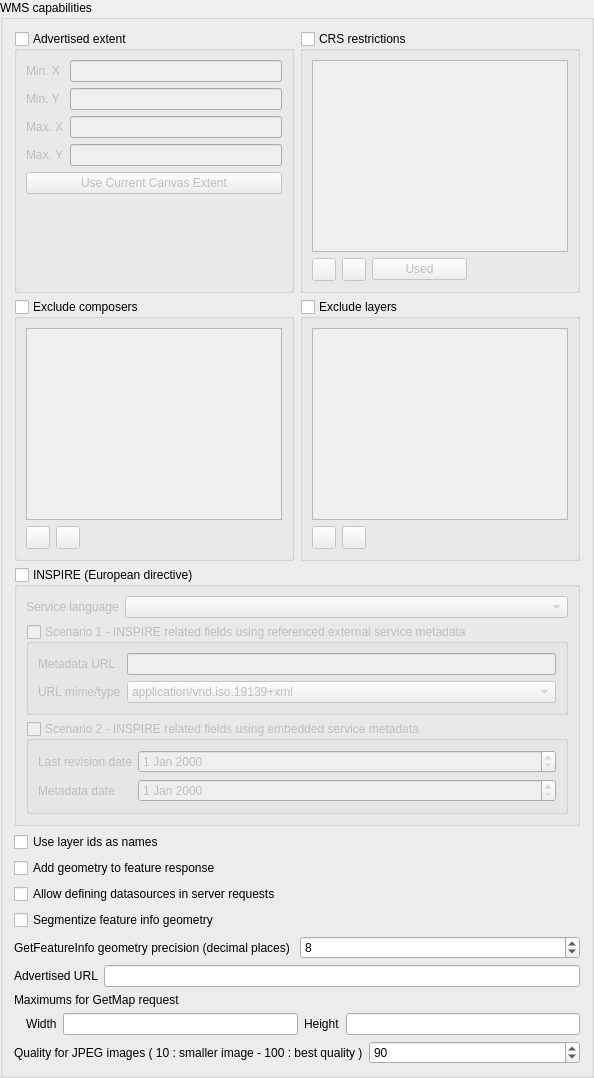
                <widget class="QgsCollapsibleGroupBox" name="grpWMSCapabilities">
                 <property name="title">
                  <string>WMS capabilities</string>
                 </property>
                 <property name="syncGroup" stdset="0">
                  <string notr="true">projowsserver</string>
                 </property>
                 <layout class="QGridLayout" name="gridLayout_13">
                  <item row="1" column="0">
                   <widget class="QgsCollapsibleGroupBox" name="grpWMSExt">
                    <property name="title">
                     <string>Advertised extent</string>
                    </property>
                    <property name="checkable">
                     <bool>true</bool>
                    </property>
                    <property name="checked">
                     <bool>false</bool>
                    </property>
                    <property name="collapsed" stdset="0">
                     <bool>false</bool>
                    </property>
                    <property name="saveCollapsedState" stdset="0">
                     <bool>true</bool>
                    </property>
                    <layout class="QGridLayout" name="gridLayout_4">
                     <item row="0" column="0">
                      <widget class="QLabel" name="label_16">
                       <property name="text">
                        <string>Min. X</string>
                       </property>
                       <property name="buddy">
                        <cstring>mWMSExtMinX</cstring>
                       </property>
                      </widget>
                     </item>
                     <item row="0" column="1">
                      <widget class="QLineEdit" name="mWMSExtMinX">
                       <property name="text">
                        <string/>
                       </property>
                      </widget>
                     </item>
                     <item row="1" column="0">
                      <widget class="QLabel" name="label_17">
                       <property name="text">
                        <string>Min. Y</string>
                       </property>
                       <property name="buddy">
                        <cstring>mWMSExtMinY</cstring>
                       </property>
                      </widget>
                     </item>
                     <item row="1" column="1">
                      <widget class="QLineEdit" name="mWMSExtMinY">
                       <property name="text">
                        <string/>
                       </property>
                      </widget>
                     </item>
                     <item row="2" column="0">
                      <widget class="QLabel" name="label_18">
                       <property name="text">
                        <string>Max. X</string>
                       </property>
                       <property name="buddy">
                        <cstring>mWMSExtMaxX</cstring>
                       </property>
                      </widget>
                     </item>
                     <item row="2" column="1">
                      <widget class="QLineEdit" name="mWMSExtMaxX">
                       <property name="text">
                        <string/>
                       </property>
                      </widget>
                     </item>
                     <item row="3" column="0">
                      <widget class="QLabel" name="label_19">
                       <property name="text">
                        <string>Max. Y</string>
                       </property>
                       <property name="buddy">
                        <cstring>mWMSExtMaxY</cstring>
                       </property>
                      </widget>
                     </item>
                     <item row="3" column="1">
                      <widget class="QLineEdit" name="mWMSExtMaxY">
                       <property name="text">
                        <string/>
                       </property>
                      </widget>
                     </item>
                     <item row="4" column="0" colspan="2">
                      <widget class="QPushButton" name="pbnWMSExtCanvas">
                       <property name="text">
                        <string>Use Current Canvas Extent</string>
                       </property>
                      </widget>
                     </item>
                     <item row="5" column="0" colspan="2">
                      <spacer name="verticalSpacer_3">
                       <property name="orientation">
                        <enum>Qt::Vertical</enum>
                       </property>
                       <property name="sizeHint" stdset="0">
                        <size>
                         <width>20</width>
                         <height>40</height>
                        </size>
                       </property>
                      </spacer>
                     </item>
                    </layout>
                   </widget>
                  </item>
                  <item row="2" column="0">
                   <widget class="QgsCollapsibleGroupBox" name="mWMSComposerGroupBox">
                    <property name="title">
                     <string>Exclude composers</string>
                    </property>
                    <property name="checkable">
                     <bool>true</bool>
                    </property>
                    <property name="checked">
                     <bool>false</bool>
                    </property>
                    <property name="collapsed" stdset="0">
                     <bool>false</bool>
                    </property>
                    <property name="saveCollapsedState" stdset="0">
                     <bool>true</bool>
                    </property>
                    <layout class="QGridLayout" name="gridLayout_10">
                     <item row="0" column="0" colspan="3">
                      <widget class="QListWidget" name="mComposerListWidget"/>
                     </item>
                     <item row="1" column="0">
                      <widget class="QToolButton" name="mAddWMSComposerButton">
                       <property name="text">
                        <string/>
                       </property>
                       <property name="icon">
                        <iconset resource="../../images/images.qrc">
                         <normaloff>:/images/themes/default/symbologyAdd.svg</normaloff>:/images/themes/default/symbologyAdd.svg</iconset>
                       </property>
                      </widget>
                     </item>
                     <item row="1" column="1">
                      <widget class="QToolButton" name="mRemoveWMSComposerButton">
                       <property name="text">
                        <string/>
                       </property>
                       <property name="icon">
                        <iconset resource="../../images/images.qrc">
                         <normaloff>:/images/themes/default/symbologyRemove.svg</normaloff>:/images/themes/default/symbologyRemove.svg</iconset>
                       </property>
                      </widget>
                     </item>
                     <item row="1" column="2">
                      <spacer name="horizontalSpacer_2">
                       <property name="orientation">
                        <enum>Qt::Horizontal</enum>
                       </property>
                       <property name="sizeHint" stdset="0">
                        <size>
                         <width>0</width>
                         <height>20</height>
                        </size>
                       </property>
                      </spacer>
                     </item>
                    </layout>
                   </widget>
                  </item>
                  <item row="2" column="1">
                   <widget class="QgsCollapsibleGroupBox" name="mLayerRestrictionsGroupBox">
                    <property name="title">
                     <string>Exclude layers</string>
                    </property>
                    <property name="checkable">
                     <bool>true</bool>
                    </property>
                    <property name="checked">
                     <bool>false</bool>
                    </property>
                    <property name="collapsed" stdset="0">
                     <bool>false</bool>
                    </property>
                    <property name="saveCollapsedState" stdset="0">
                     <bool>true</bool>
                    </property>
                    <layout class="QGridLayout" name="gridLayout">
                     <item row="0" column="0" colspan="3">
                      <widget class="QListWidget" name="mLayerRestrictionsListWidget"/>
                     </item>
                     <item row="1" column="0">
                      <widget class="QToolButton" name="mAddLayerRestrictionButton">
                       <property name="text">
                        <string/>
                       </property>
                       <property name="icon">
                        <iconset resource="../../images/images.qrc">
                         <normaloff>:/images/themes/default/symbologyAdd.svg</normaloff>:/images/themes/default/symbologyAdd.svg</iconset>
                       </property>
                      </widget>
                     </item>
                     <item row="1" column="1">
                      <widget class="QToolButton" name="mRemoveLayerRestrictionButton">
                       <property name="text">
                        <string/>
                       </property>
                       <property name="icon">
                        <iconset resource="../../images/images.qrc">
                         <normaloff>:/images/themes/default/symbologyRemove.svg</normaloff>:/images/themes/default/symbologyRemove.svg</iconset>
                       </property>
                      </widget>
                     </item>
                     <item row="1" column="2">
                      <spacer name="horizontalSpacer_3">
                       <property name="orientation">
                        <enum>Qt::Horizontal</enum>
                       </property>
                       <property name="sizeHint" stdset="0">
                        <size>
                         <width>0</width>
                         <height>20</height>
                        </size>
                       </property>
                      </spacer>
                     </item>
                    </layout>
                   </widget>
                  </item>
                  <item row="1" column="1">
                   <widget class="QgsCollapsibleGroupBox" name="grpWMSList">
                    <property name="title">
                     <string>CRS restrictions</string>
                    </property>
                    <property name="checkable">
                     <bool>true</bool>
                    </property>
                    <property name="checked">
                     <bool>false</bool>
                    </property>
                    <property name="collapsed" stdset="0">
                     <bool>false</bool>
                    </property>
                    <property name="saveCollapsedState" stdset="0">
                     <bool>true</bool>
                    </property>
                    <layout class="QGridLayout" name="gridLayout_5">
                     <item row="1" column="0">
                      <widget class="QToolButton" name="pbnWMSAddSRS">
                       <property name="icon">
                        <iconset resource="../../images/images.qrc">
                         <normaloff>:/images/themes/default/symbologyAdd.svg</normaloff>:/images/themes/default/symbologyAdd.svg</iconset>
                       </property>
                      </widget>
                     </item>
                     <item row="0" column="0" colspan="4">
                      <widget class="QListWidget" name="mWMSList"/>
                     </item>
                     <item row="1" column="2">
                      <widget class="QPushButton" name="pbnWMSSetUsedSRS">
                       <property name="text">
                        <string>Used</string>
                       </property>
                      </widget>
                     </item>
                     <item row="1" column="1">
                      <widget class="QToolButton" name="pbnWMSRemoveSRS">
                       <property name="icon">
                        <iconset resource="../../images/images.qrc">
                         <normaloff>:/images/themes/default/symbologyRemove.svg</normaloff>:/images/themes/default/symbologyRemove.svg</iconset>
                       </property>
                      </widget>
                     </item>
                    </layout>
                   </widget>
                  </item>
                  <item row="5" column="0">
                   <widget class="QCheckBox" name="mWmsUseLayerIDs">
                    <property name="text">
                     <string>Use layer ids as names</string>
                    </property>
                   </widget>
                  </item>
                  <item row="12" column="0" colspan="2">
                   <layout class="QHBoxLayout" name="horizontalLayout_10">
                    <item>
                     <widget class="QLabel" name="mWMSImageQualityLabel">
                      <property name="text">
                       <string>Quality for JPEG images ( 10 : smaller image - 100 : best quality )</string>
                      </property>
                     </widget>
                    </item>
                    <item>
                     <widget class="QSpinBox" name="mWMSImageQualitySpinBox">
                      <property name="minimum">
                       <number>10</number>
                      </property>
                      <property name="maximum">
                       <number>100</number>
                      </property>
                      <property name="singleStep">
                       <number>5</number>
                      </property>
                      <property name="value">
                       <number>90</number>
                      </property>
                     </widget>
                    </item>
                   </layout>
                  </item>
                  <item row="6" column="0">
                   <widget class="QCheckBox" name="mAddWktGeometryCheckBox">
                    <property name="text">
                     <string>Add geometry to feature response</string>
                    </property>
                   </widget>
                  </item>
                  <item row="11" column="0" colspan="2">
                   <layout class="QGridLayout" name="gridLayout_3">
                    <item row="1" column="1">
                     <widget class="QLabel" name="mMaxWidthLabel">
                      <property name="text">
                       <string>Width</string>
                      </property>
                     </widget>
                    </item>
                    <item row="1" column="0">
                     <spacer name="horizontalSpacer_6">
                      <property name="orientation">
                       <enum>Qt::Horizontal</enum>
                      </property>
                      <property name="sizeType">
                       <enum>QSizePolicy::Fixed</enum>
                      </property>
                      <property name="sizeHint" stdset="0">
                       <size>
                        <width>6</width>
                        <height>20</height>
                       </size>
                      </property>
                     </spacer>
                    </item>
                    <item row="1" column="4">
                     <widget class="QLineEdit" name="mMaxHeightLineEdit"/>
                    </item>
                    <item row="1" column="2">
                     <widget class="QLineEdit" name="mMaxWidthLineEdit"/>
                    </item>
                    <item row="1" column="3">
                     <widget class="QLabel" name="mMaxHeightLabel">
                      <property name="text">
                       <string>Height</string>
                      </property>
                     </widget>
                    </item>
                    <item row="0" column="0" colspan="5">
                     <widget class="QLabel" name="label_21">
                      <property name="text">
                       <string>Maximums for GetMap request</string>
                      </property>
                     </widget>
                    </item>
                   </layout>
                  </item>
                  <item row="9" column="0" colspan="2">
                   <layout class="QHBoxLayout" name="grpWMSPrecision">
                    <item>
                     <widget class="QLabel" name="label_5">
                      <property name="text">
                       <string>GetFeatureInfo geometry precision (decimal places)</string>
                      </property>
                     </widget>
                    </item>
                    <item>
                     <widget class="QSpinBox" name="mWMSPrecisionSpinBox">
                      <property name="minimum">
                       <number>1</number>
                      </property>
                      <property name="maximum">
                       <number>17</number>
                      </property>
                      <property name="value">
                       <number>8</number>
                      </property>
                     </widget>
                    </item>
                   </layout>
                  </item>
                  <item row="10" column="0" colspan="2">
                   <layout class="QHBoxLayout" name="horizontalLayout_2">
                    <item>
                     <widget class="QLabel" name="mWMSUrlLabel">
                      <property name="text">
                       <string>Advertised URL</string>
                      </property>
                     </widget>
                    </item>
                    <item>
                     <widget class="QLineEdit" name="mWMSUrlLineEdit"/>
                    </item>
                   </layout>
                  </item>
                  <item row="4" column="0" colspan="2">
                   <widget class="QgsCollapsibleGroupBox" name="mWMSInspire">
                    <property name="title">
                     <string>INSPIRE (European directive)</string>
                    </property>
                    <property name="checkable">
                     <bool>true</bool>
                    </property>
                    <property name="checked">
                     <bool>false</bool>
                    </property>
                    <layout class="QGridLayout" name="gridLayout_14">
                     <item row="0" column="1">
                      <widget class="QComboBox" name="mWMSInspireLanguage">
                       <property name="sizePolicy">
                        <sizepolicy hsizetype="Expanding" vsizetype="Fixed">
                         <horstretch>0</horstretch>
                         <verstretch>0</verstretch>
                        </sizepolicy>
                       </property>
                      </widget>
                     </item>
                     <item row="0" column="0">
                      <widget class="QLabel" name="label_7">
                       <property name="text">
                        <string>Service language</string>
                       </property>
                      </widget>
                     </item>
                     <item row="4" column="0" colspan="2">
                      <widget class="QGroupBox" name="mWMSInspireScenario2">
                       <property name="title">
                        <string>Scenario 2 - INSPIRE related fields using embedded service metadata</string>
                       </property>
                       <property name="checkable">
                        <bool>true</bool>
                       </property>
                       <property name="checked">
                        <bool>false</bool>
                       </property>
                       <layout class="QGridLayout" name="gridLayout_17">
                        <item row="0" column="1">
                         <widget class="QDateEdit" name="mWMSInspireTemporalReference">
                          <property name="sizePolicy">
                           <sizepolicy hsizetype="Expanding" vsizetype="Fixed">
                            <horstretch>0</horstretch>
                            <verstretch>0</verstretch>
                           </sizepolicy>
                          </property>
                         </widget>
                        </item>
                        <item row="1" column="0">
                         <widget class="QLabel" name="label_23">
                          <property name="text">
                           <string>Metadata date</string>
                          </property>
                         </widget>
                        </item>
                        <item row="1" column="1">
                         <widget class="QDateEdit" name="mWMSInspireMetadataDate">
                          <property name="sizePolicy">
                           <sizepolicy hsizetype="Expanding" vsizetype="Fixed">
                            <horstretch>0</horstretch>
                            <verstretch>0</verstretch>
                           </sizepolicy>
                          </property>
                         </widget>
                        </item>
                        <item row="0" column="0">
                         <widget class="QLabel" name="label_22">
                          <property name="text">
                           <string>Last revision date</string>
                          </property>
                         </widget>
                        </item>
                       </layout>
                      </widget>
                     </item>
                     <item row="3" column="0" colspan="2">
                      <widget class="QGroupBox" name="mWMSInspireScenario1">
                       <property name="title">
                        <string>Scenario 1 - INSPIRE related fields using referenced external service metadata</string>
                       </property>
                       <property name="checkable">
                        <bool>true</bool>
                       </property>
                       <property name="checked">
                        <bool>false</bool>
                       </property>
                       <layout class="QGridLayout" name="gridLayout_15">
                        <item row="0" column="1">
                         <widget class="QLineEdit" name="mWMSInspireMetadataUrl"/>
                        </item>
                        <item row="0" column="0">
                         <widget class="QLabel" name="label_8">
                          <property name="text">
                           <string>Metadata URL</string>
                          </property>
                         </widget>
                        </item>
                        <item row="1" column="1">
                         <widget class="QComboBox" name="mWMSInspireMetadataUrlType">
                          <item>
                           <property name="text">
                            <string>application/vnd.iso.19139+xml</string>
                           </property>
                          </item>
                          <item>
                           <property name="text">
                            <string>application/vnd.ogc.csw.GetRecordByIdResponse_xml</string>
                           </property>
                          </item>
                          <item>
                           <property name="text">
                            <string>application/vnd.ogc.csw_xml</string>
                           </property>
                          </item>
                         </widget>
                        </item>
                        <item row="1" column="0">
                         <widget class="QLabel" name="label_24">
                          <property name="text">
                           <string>URL mime/type</string>
                          </property>
                         </widget>
                        </item>
                       </layout>
                      </widget>
                     </item>
                    </layout>
                   </widget>
                  </item>
                  <item row="8" column="0">
                   <widget class="QCheckBox" name="mSegmentizeFeatureInfoGeometryCheckBox">
                    <property name="text">
                     <string>Segmentize feature info geometry</string>
                    </property>
                   </widget>
                  </item>
                  <item row="7" column="0">
                   <widget class="QCheckBox" name="mAllowRequestDefinedDataSourcesBox">
                    <property name="text">
                     <string>Allow defining datasources in server requests</string>
                    </property>
                   </widget>
                  </item>
                 </layout>
                </widget>
